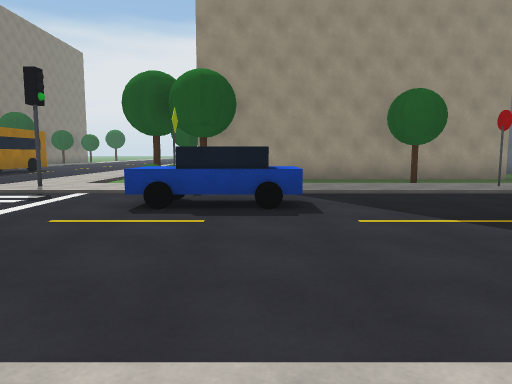
View 1 (above)

24 first-person views from a walk through a scene from a Unity 3-D project. The camera is 1.2 m above the floor, tilts 6° down and sees 70° across. The floor is counted in squares, 2 m on a side. Each view is taken from the middle of a square. On the plan, view 1 faces up. The plan holds only what a view shows up to about 10 squares ahead; the rest is blank. The place goes on beyond the plan. Surface patterns are stand-ins for the level's own textures.

View 2
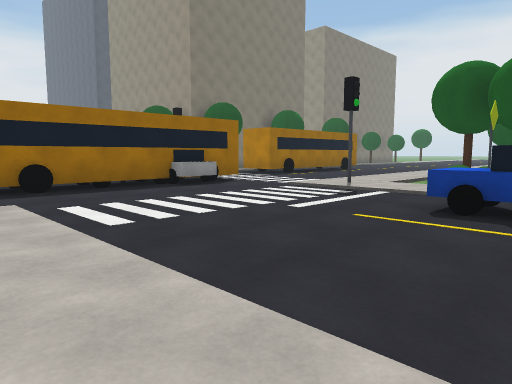

View 3
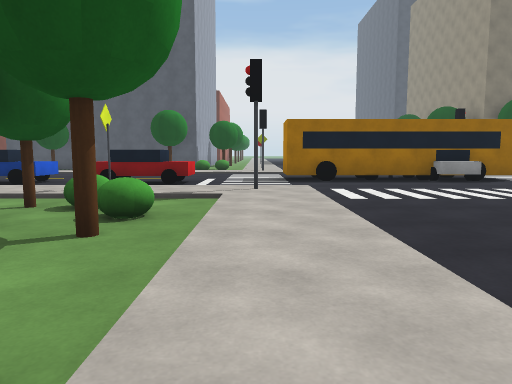

View 4
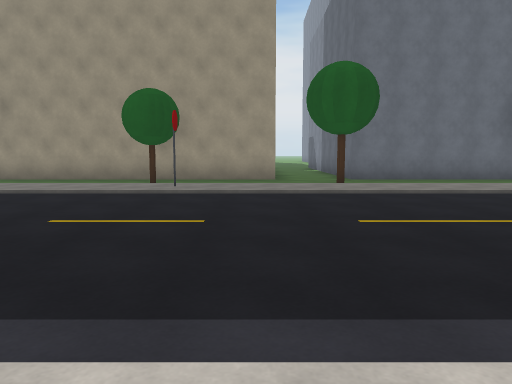

View 5
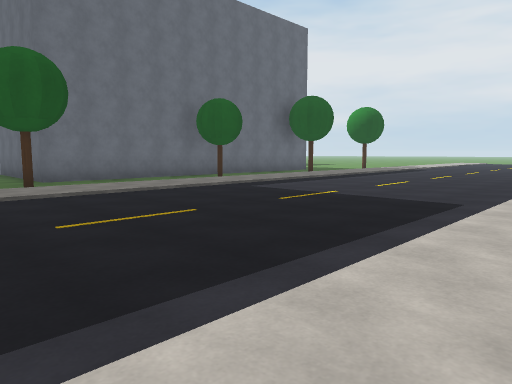

View 6
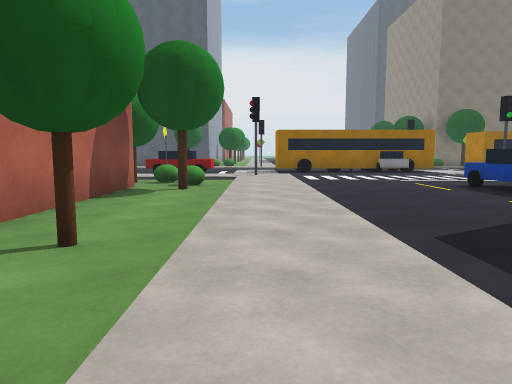

View 7
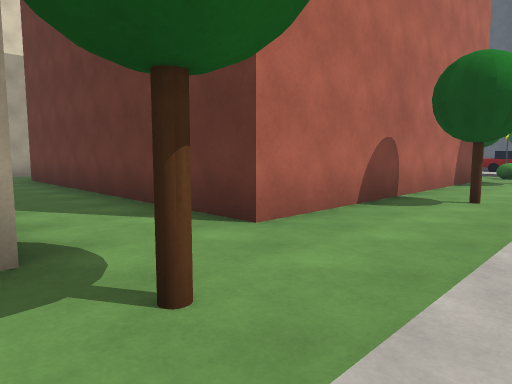

View 8
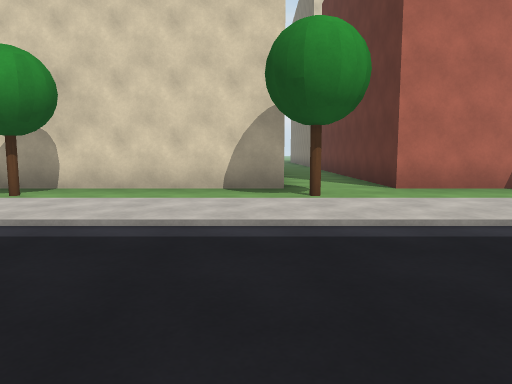

View 9
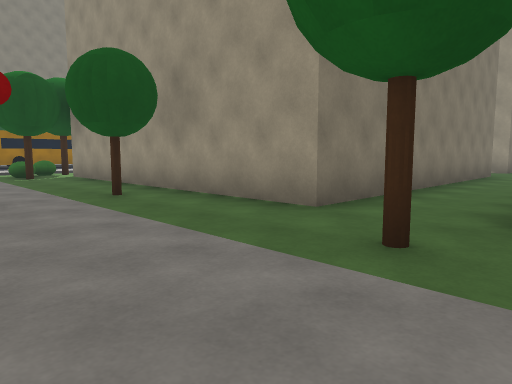

View 10
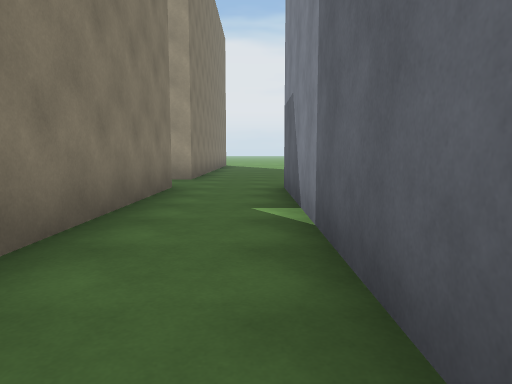

View 11
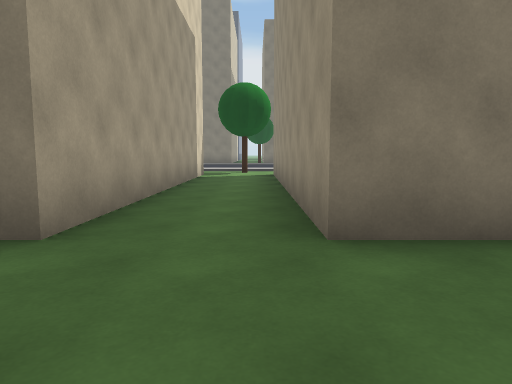

View 12
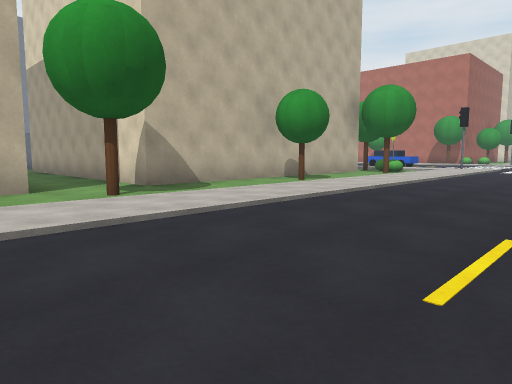

View 13
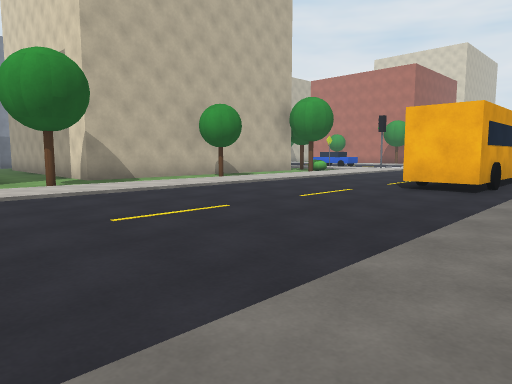

View 14
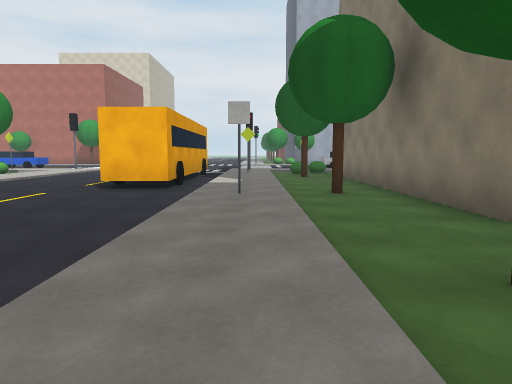

View 15
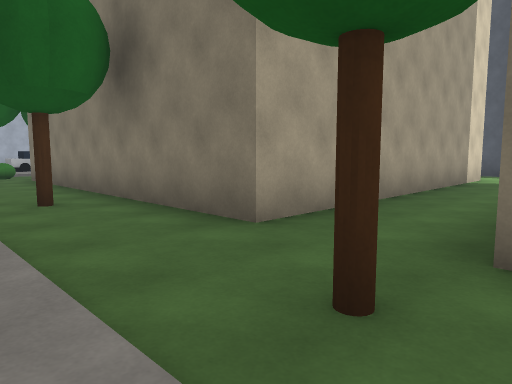

View 16
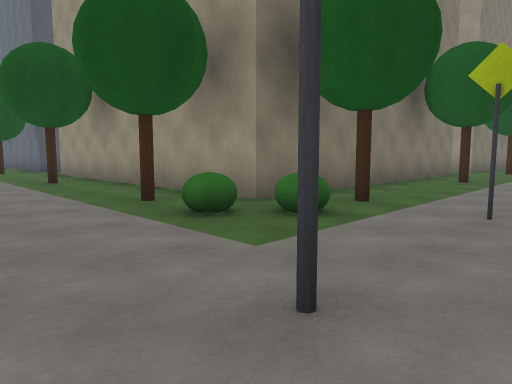

View 17
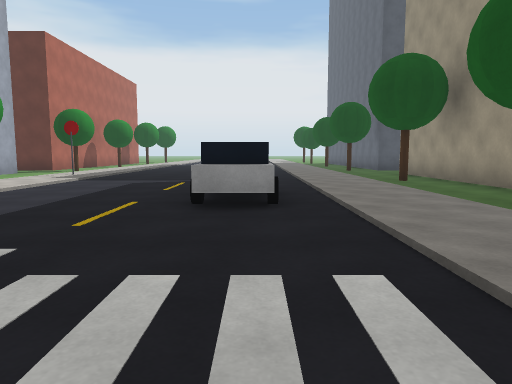

View 18
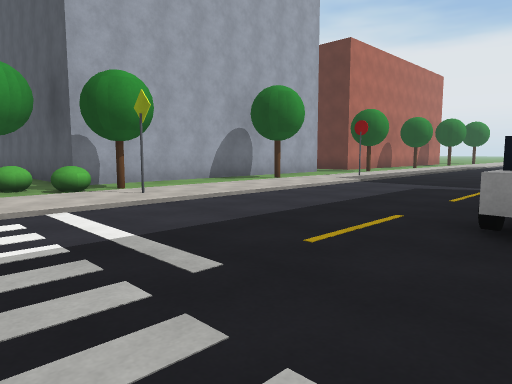

View 19
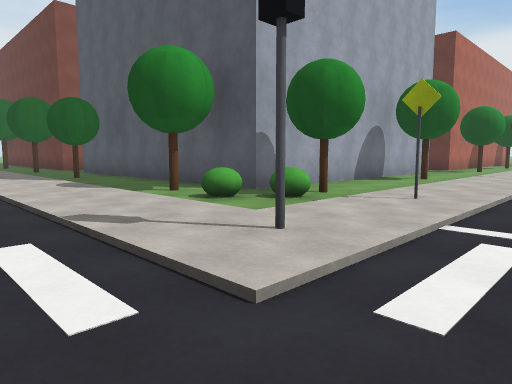

View 20
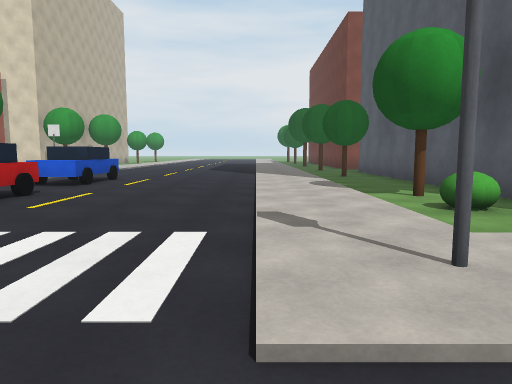

View 21
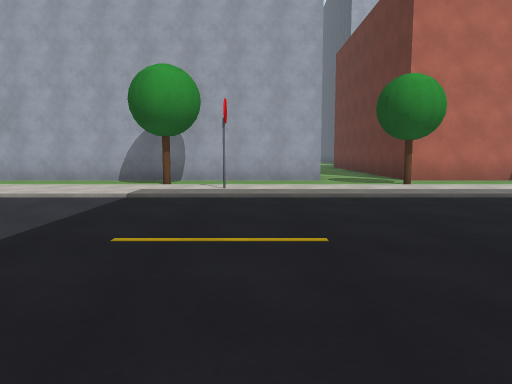

View 22
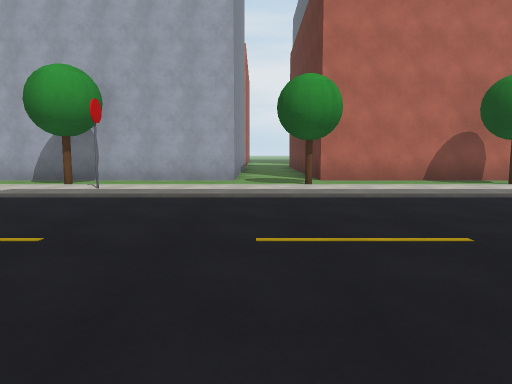

View 23
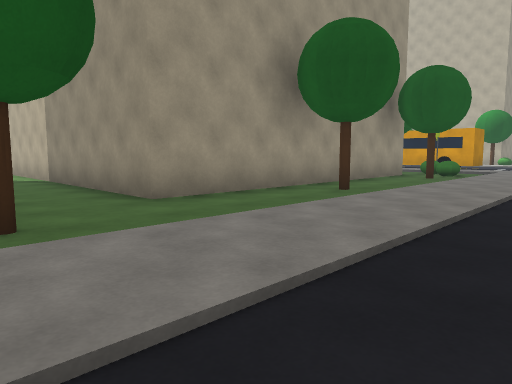

View 24
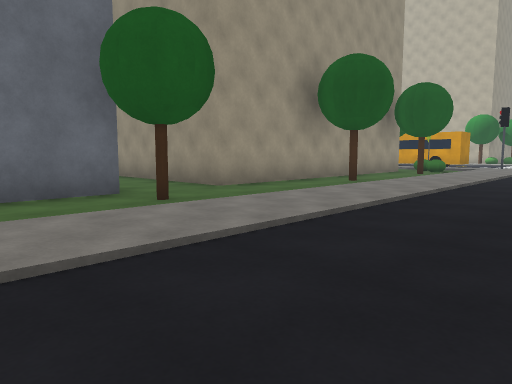

### Floor plan
Points are (right, up) in squares from view 1. A wall is a line through its corners. A room is listed if a view was taken in it or the views show most of it. See-through windows are left out.
Room 1 (views 1, 2, 3, 4, 5, 6, 7, 8, 9, 10, 12, 13, 14, 15, 16, 17, 18, 19, 20, 21, 22, 23, 24)
walls: (-1.5, -2.5) (6.5, -2.5) (6.5, -8.5); (-1.5, 13.2) (-1.5, 17.5); (-1.5, 19.4) (-1.5, 19.9); (-21.6, -2.5) (-13.5, -2.5) (-13.5, -8.1); (-23.4, 9.5) (-25.1, 9.5); (-21.5, -3.9) (-21.5, -2.8); (8.4, -2.5) (13.5, -2.5); (6.5, 17.5) (6.5, 9.5) (-1.5, 9.5); (-21.5, 17.5) (-13.5, 17.5) (-13.5, 9.5) (-21.5, 9.5) (-21.5, 16.8); (12.8, 9.5) (8.5, 9.5) (8.5, 17.5); (-26.5, -2.5) (-23.5, -2.5) (-23.5, -4.1)
ways out: opening at (-2, 18.5) to room 2; opening at (7.5, 17.5) to room 2
objects: other object (-23, -1); other object (-23, 8); other object (-20, 0) to (-19, 0); other object (-18, -1); other object (-18, 8); other object (-16, 5) to (-14, 5); other object (-14, -1); other object (-14, 0) to (-13, 0); other object (-14, 8); other object (-12, -8); other object (-12, -3); other object (-12, 10); other object (-12, 15); other object (-12, 19); other object (-11, 0); other object (-11, 7); other object (-11, 9) to (-11, 10); other object (-11, 15) to (-11, 16); other object (-9, 11) to (-8, 14); other object (-8, 1) to (-7, 1); other object (-8, 2) to (-7, 3); other object (-8, 4) to (-7, 5); other object (-8, 6) to (-7, 6); other object (-6, -6) to (-6, -5); other object (-6, -3) to (-6, -2); other object (-4, -3) to (-4, -2); other object (-4, 0); other object (-4, 7); other object (-3, -3); other object (-3, 10); other object (-3, 14); other object (-3, 19); other object (-2, 7) to (-1, 7); other object (-1, -1); other object (-1, 5) to (0, 5); other object (-1, 8); other object (3, -1); other object (4, 7) to (5, 7); other object (4, 8); other object (8, -1); other object (8, 8); other object (13, -1)
Room 2 (view 11)
walls: (6.5, 21) (6.5, 19.5) (-0.6, 19.5); (-1.5, 17.5) (6.5, 17.5)
ways out: opening at (-2, 18.5) to room 1; opening at (7.5, 17.5) to room 1

Where each view was taken, in squares from view 1:
view 1: 0 up, 0 right, facing up
view 2: 0 up, 0 right, facing up-left
view 3: 0 up, 2 right, facing left
view 4: 0 up, 6 right, facing up
view 5: 0 up, 6 right, facing up-right
view 6: 0 up, 6 right, facing left
view 7: 0 up, 9 right, facing down-left
view 8: 4 up, 9 right, facing down
view 9: 6 up, 9 right, facing up-left
view 10: 11 up, 8 right, facing up
view 11: 19 up, 9 right, facing left
view 12: 21 up, 8 left, facing down-right
view 13: 21 up, 11 left, facing down-right
view 14: 21 up, 11 left, facing down
view 15: 20 up, 11 left, facing down-left
view 16: 6 up, 10 left, facing up-left
view 17: 5 up, 10 left, facing left
view 18: 5 up, 11 left, facing down-left
view 19: 2 up, 9 left, facing down-left
view 20: 2 up, 10 left, facing down
view 21: 6 up, 20 left, facing down
view 22: 6 up, 22 left, facing down
view 23: 5 up, 24 left, facing up-right
view 24: 4 up, 26 left, facing up-right
